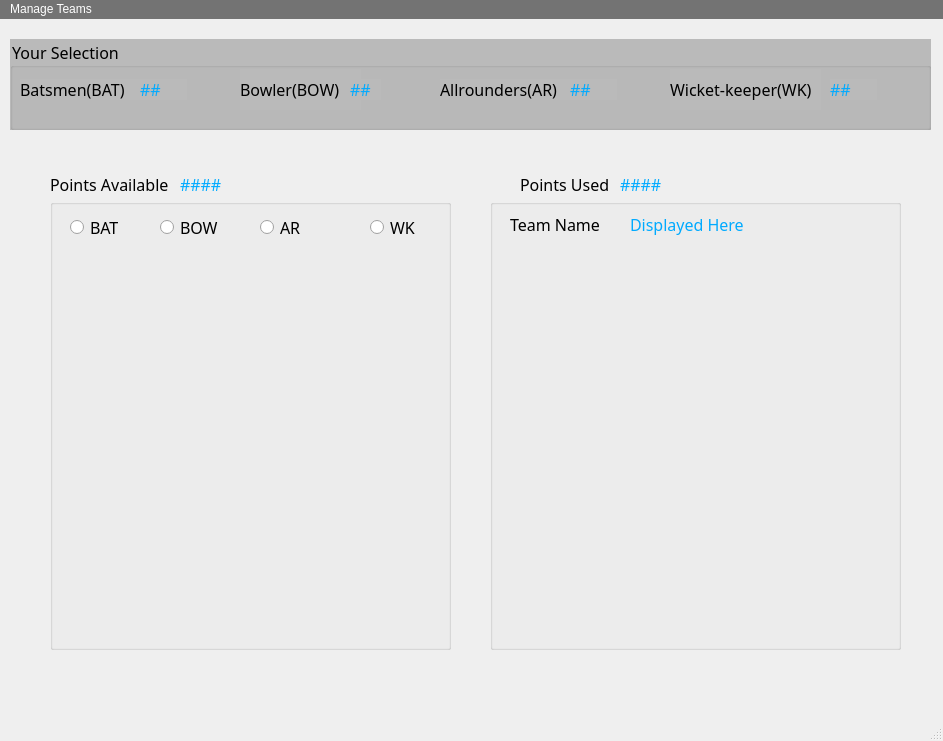
<?xml version="1.0" encoding="UTF-8"?>
<ui version="4.0">
 <class>MainWindow</class>
 <widget class="QMainWindow" name="MainWindow">
  <property name="geometry">
   <rect>
    <x>0</x>
    <y>0</y>
    <width>943</width>
    <height>741</height>
   </rect>
  </property>
  <property name="windowTitle">
   <string>MainWindow</string>
  </property>
  <widget class="QWidget" name="centralwidget">
   <widget class="QGroupBox" name="groupBox">
    <property name="geometry">
     <rect>
      <x>10</x>
      <y>20</y>
      <width>921</width>
      <height>91</height>
     </rect>
    </property>
    <property name="font">
     <font>
      <family>MV Boli</family>
      <pointsize>12</pointsize>
     </font>
    </property>
    <property name="styleSheet">
     <string notr="true">background-color: rgb(186, 186, 186);</string>
    </property>
    <property name="title">
     <string>Your Selection</string>
    </property>
    <widget class="QLabel" name="label">
     <property name="geometry">
      <rect>
       <x>10</x>
       <y>40</y>
       <width>121</width>
       <height>21</height>
      </rect>
     </property>
     <property name="font">
      <font>
       <family>MV Boli</family>
       <pointsize>12</pointsize>
      </font>
     </property>
     <property name="text">
      <string>Batsmen(BAT)</string>
     </property>
    </widget>
    <widget class="QLabel" name="batCount">
     <property name="geometry">
      <rect>
       <x>130</x>
       <y>40</y>
       <width>47</width>
       <height>21</height>
      </rect>
     </property>
     <property name="font">
      <font>
       <family>MV Boli</family>
       <pointsize>12</pointsize>
      </font>
     </property>
     <property name="styleSheet">
      <string notr="true">color: rgb(0, 170, 255);</string>
     </property>
     <property name="text">
      <string>##</string>
     </property>
    </widget>
    <widget class="QLabel" name="label_3">
     <property name="geometry">
      <rect>
       <x>230</x>
       <y>30</y>
       <width>121</width>
       <height>41</height>
      </rect>
     </property>
     <property name="font">
      <font>
       <family>MV Boli</family>
       <pointsize>12</pointsize>
      </font>
     </property>
     <property name="text">
      <string>Bowler(BOW)</string>
     </property>
    </widget>
    <widget class="QLabel" name="bowCount">
     <property name="geometry">
      <rect>
       <x>340</x>
       <y>40</y>
       <width>31</width>
       <height>21</height>
      </rect>
     </property>
     <property name="font">
      <font>
       <family>MV Boli</family>
       <pointsize>12</pointsize>
      </font>
     </property>
     <property name="styleSheet">
      <string notr="true">color: rgb(0, 170, 255);</string>
     </property>
     <property name="text">
      <string>##</string>
     </property>
    </widget>
    <widget class="QLabel" name="label_5">
     <property name="geometry">
      <rect>
       <x>430</x>
       <y>40</y>
       <width>131</width>
       <height>21</height>
      </rect>
     </property>
     <property name="font">
      <font>
       <family>MV Boli</family>
       <pointsize>12</pointsize>
      </font>
     </property>
     <property name="text">
      <string>Allrounders(AR)</string>
     </property>
    </widget>
    <widget class="QLabel" name="arCount">
     <property name="geometry">
      <rect>
       <x>560</x>
       <y>40</y>
       <width>47</width>
       <height>21</height>
      </rect>
     </property>
     <property name="font">
      <font>
       <family>MV Boli</family>
       <pointsize>12</pointsize>
      </font>
     </property>
     <property name="styleSheet">
      <string notr="true">color: rgb(0, 170, 255);</string>
     </property>
     <property name="text">
      <string>##</string>
     </property>
    </widget>
    <widget class="QLabel" name="label_7">
     <property name="geometry">
      <rect>
       <x>660</x>
       <y>30</y>
       <width>151</width>
       <height>41</height>
      </rect>
     </property>
     <property name="font">
      <font>
       <family>MV Boli</family>
       <pointsize>12</pointsize>
      </font>
     </property>
     <property name="text">
      <string>Wicket-keeper(WK)</string>
     </property>
    </widget>
    <widget class="QLabel" name="wkCount">
     <property name="geometry">
      <rect>
       <x>820</x>
       <y>40</y>
       <width>47</width>
       <height>21</height>
      </rect>
     </property>
     <property name="font">
      <font>
       <family>MV Boli</family>
       <pointsize>12</pointsize>
      </font>
     </property>
     <property name="styleSheet">
      <string notr="true">color: rgb(0, 170, 255);</string>
     </property>
     <property name="text">
      <string>##</string>
     </property>
    </widget>
   </widget>
   <widget class="QLabel" name="label_2">
    <property name="geometry">
     <rect>
      <x>50</x>
      <y>130</y>
      <width>131</width>
      <height>71</height>
     </rect>
    </property>
    <property name="font">
     <font>
      <family>MV Boli</family>
      <pointsize>12</pointsize>
     </font>
    </property>
    <property name="text">
     <string>Points Available</string>
    </property>
   </widget>
   <widget class="QLabel" name="pointsAvailable">
    <property name="geometry">
     <rect>
      <x>180</x>
      <y>150</y>
      <width>61</width>
      <height>31</height>
     </rect>
    </property>
    <property name="font">
     <font>
      <family>MV Boli</family>
      <pointsize>12</pointsize>
     </font>
    </property>
    <property name="styleSheet">
     <string notr="true">color: rgb(0, 170, 255);</string>
    </property>
    <property name="text">
     <string>####</string>
    </property>
   </widget>
   <widget class="QLabel" name="label_6">
    <property name="geometry">
     <rect>
      <x>520</x>
      <y>140</y>
      <width>101</width>
      <height>51</height>
     </rect>
    </property>
    <property name="font">
     <font>
      <family>MV Boli</family>
      <pointsize>12</pointsize>
     </font>
    </property>
    <property name="text">
     <string>Points Used</string>
    </property>
   </widget>
   <widget class="QLabel" name="pointsUsed">
    <property name="geometry">
     <rect>
      <x>620</x>
      <y>150</y>
      <width>47</width>
      <height>31</height>
     </rect>
    </property>
    <property name="font">
     <font>
      <family>MV Boli</family>
      <pointsize>12</pointsize>
     </font>
    </property>
    <property name="styleSheet">
     <string notr="true">color: rgb(0, 170, 255);</string>
    </property>
    <property name="text">
     <string>####</string>
    </property>
   </widget>
   <widget class="QGroupBox" name="groupBox_2">
    <property name="geometry">
     <rect>
      <x>50</x>
      <y>180</y>
      <width>401</width>
      <height>451</height>
     </rect>
    </property>
    <property name="styleSheet">
     <string notr="true"/>
    </property>
    <property name="title">
     <string/>
    </property>
    <widget class="QRadioButton" name="radioBat">
     <property name="geometry">
      <rect>
       <x>20</x>
       <y>20</y>
       <width>82</width>
       <height>17</height>
      </rect>
     </property>
     <property name="font">
      <font>
       <family>MV Boli</family>
       <pointsize>12</pointsize>
      </font>
     </property>
     <property name="text">
      <string>BAT</string>
     </property>
    </widget>
    <widget class="QRadioButton" name="radioBow">
     <property name="geometry">
      <rect>
       <x>110</x>
       <y>20</y>
       <width>82</width>
       <height>17</height>
      </rect>
     </property>
     <property name="font">
      <font>
       <family>MV Boli</family>
       <pointsize>12</pointsize>
      </font>
     </property>
     <property name="text">
      <string>BOW</string>
     </property>
    </widget>
    <widget class="QRadioButton" name="radioAr">
     <property name="geometry">
      <rect>
       <x>210</x>
       <y>20</y>
       <width>82</width>
       <height>17</height>
      </rect>
     </property>
     <property name="font">
      <font>
       <family>MV Boli</family>
       <pointsize>12</pointsize>
      </font>
     </property>
     <property name="text">
      <string>AR</string>
     </property>
    </widget>
    <widget class="QRadioButton" name="radioWk">
     <property name="geometry">
      <rect>
       <x>320</x>
       <y>20</y>
       <width>82</width>
       <height>17</height>
      </rect>
     </property>
     <property name="font">
      <font>
       <family>MV Boli</family>
       <pointsize>12</pointsize>
      </font>
     </property>
     <property name="text">
      <string>WK</string>
     </property>
    </widget>
   </widget>
   <widget class="QGroupBox" name="groupBox_3">
    <property name="geometry">
     <rect>
      <x>490</x>
      <y>180</y>
      <width>411</width>
      <height>451</height>
     </rect>
    </property>
    <property name="title">
     <string/>
    </property>
    <widget class="QLabel" name="label_4">
     <property name="geometry">
      <rect>
       <x>20</x>
       <y>10</y>
       <width>131</width>
       <height>31</height>
      </rect>
     </property>
     <property name="font">
      <font>
       <family>MV Boli</family>
       <pointsize>12</pointsize>
      </font>
     </property>
     <property name="text">
      <string>Team Name</string>
     </property>
    </widget>
    <widget class="QLabel" name="selectedTeamName">
     <property name="geometry">
      <rect>
       <x>140</x>
       <y>0</y>
       <width>141</width>
       <height>51</height>
      </rect>
     </property>
     <property name="font">
      <font>
       <family>MV Boli</family>
       <pointsize>12</pointsize>
      </font>
     </property>
     <property name="styleSheet">
      <string notr="true">color: rgb(0, 170, 255);</string>
     </property>
     <property name="text">
      <string>Displayed Here</string>
     </property>
    </widget>
   </widget>
  </widget>
  <widget class="QMenuBar" name="menubar">
   <property name="geometry">
    <rect>
     <x>0</x>
     <y>0</y>
     <width>943</width>
     <height>21</height>
    </rect>
   </property>
   <property name="styleSheet">
    <string notr="true">background-color: rgb(115, 115, 115);
color: rgb(255, 255, 255);</string>
   </property>
   <widget class="QMenu" name="menuManage_Teams">
    <property name="title">
     <string>Manage Teams</string>
    </property>
    <addaction name="actionNew_Team"/>
    <addaction name="actionOpen_Team"/>
    <addaction name="actionSave_Team"/>
    <addaction name="actionEvaluate_Team"/>
   </widget>
   <addaction name="menuManage_Teams"/>
  </widget>
  <widget class="QStatusBar" name="statusbar"/>
  <action name="actionNew_Team">
   <property name="text">
    <string>New Team</string>
   </property>
   <property name="font">
    <font>
     <pointsize>10</pointsize>
    </font>
   </property>
  </action>
  <action name="actionOpen_Team">
   <property name="text">
    <string>Open Team</string>
   </property>
  </action>
  <action name="actionSave_Team">
   <property name="text">
    <string>Save Team</string>
   </property>
  </action>
  <action name="actionEvaluate_Team">
   <property name="text">
    <string>Evaluate Team</string>
   </property>
  </action>
 </widget>
 <resources/>
 <connections/>
</ui>
